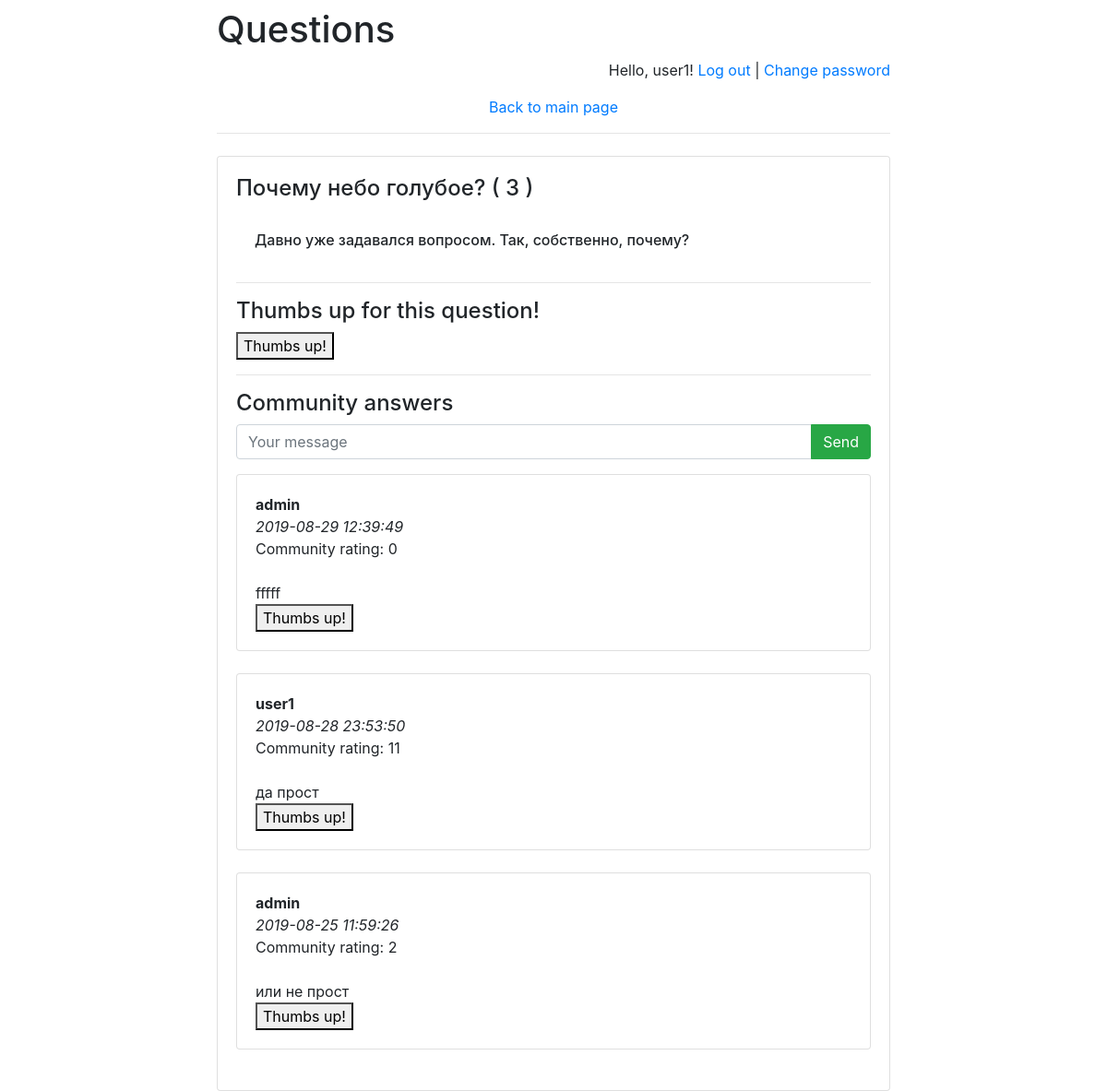
The app's page /questions/1/ (signed in) with its own data.
### Questions/models.py (models this page shows, shortened)
class Question(models.Model):
    question_text_short = models.CharField(max_length=200)
    question_text_long = models.CharField(max_length=255)
    pub_date = models.DateTimeField('Date published')
    rating = models.IntegerField(default=0)
    def was_published_recently(self):
        now = timezone.now()
        return now - datetime.timedelta(days=1) <= self.pub_date <= now
    was_published_recently.admin_order_field = 'pub_date'
    was_published_recently.boolean = True
    was_published_recently.short_description = 'Published recently?'

class Answer(models.Model):
    chat = models.ForeignKey(
        Question,
        verbose_name='ответы пользователей',
        on_delete=models.DO_NOTHING)
    author = models.ForeignKey(
        User,
        verbose_name='Пользователь',
        on_delete=models.DO_NOTHING)
    message = models.TextField('Сообщение')
    pub_date = models.DateTimeField(
        'Дата сообщения',
        default=timezone.now)
    rating = models.IntegerField(default=0)

### Questions/views.py (the view)
# urls.py: url(r'^([0-9]+)/$', views.detail, name='detail'),
def detail(request, question_id):
    error_message = None
    if "error_message" in request.GET:
        error_message = request.GET["error_message"]
    return render(
        request,
        "answers.html",
        dict(question=get_object_or_404(Question, pk=question_id), error_message=error_message,
             latest_answers=Answer.objects
             .filter(chat_id=question_id)
             .order_by('-pub_date'))
    )

### templates/answers.html (shortened to what this page needs)
{% extends 'base.html' %}
{% block main %}
<h4 class="card-title">
    {{ question.question_text_short }}
    {{ "(" }}
    {{ question.rating }}
    {{ ")" }}
</h4>
<h6 class="card-body">{{ question.question_text_long }}</h6>
<hr>
<h4>Thumbs up for this question!</h4>
{% if user.is_authenticated %}
<form action='action_rate_question' method='GET'>
<button type='submit'>Thumbs up!</button>
</form>
{% endif %}
<hr>
<h4>Community answers</h4>
{% if user.is_authenticated %}
    <form action="post/" method="post">
    <div class="input-group mb-3">
      <input type="text"
             class="form-control"
             placeholder="Your message"
             name="message"/>
      <div class="input-group-append">
        <input class="btn btn-success"
                type="submit"
                value="Send"/>
      </div>
    </div>
</form>
{% endif %}
<div id="history">
    {% for answer in latest_answers %}
        <div class="card">
        <div class="card-body">
            <strong>
                {{ answer.author.username }}
            </strong>
            <br/>
            <em>
                {{ answer.pub_date|date:'Y-m-d H:i:s' }}
            </em>
            <br>
                {{ "Community rating:" }}
                {{ answer.rating }}
            <br/>
            {{ answer.message }}
            {% if user.is_authenticated %}
            <form action='action_rate_answer' method='GET'>
            <button type='submit'>Thumbs up!</button>
            </form>
    {% endif %}
        </div>
        </div>
        <br/>
    {% endfor %}
</div>
{% endblock %}

### templates/base.html (shortened to what this page needs)
<!doctype html>
<html lang="en">
<head>
    <link rel="stylesheet"
href="https://stackpath.bootstrapcdn.com/bootstrap/4.1.3/css/bootstrap.min.css">
</head>
<body>
<div class="container">
    <div class="row justify-content-center">
        <div class="col-8">
            <h1 class="mt-2">Questions</h1>
            {% if user.is_authenticated %}
                <p class="text-right">
                    Hello, {{ user.username }}!
                    <a href="/questions/logout">Log out</a> |
                    <a href="/questions/password-change">
                        Change password
                    </a>
                </p>
            {% else %}
                <p class="text-right">
                    <a href="/questions/login">Log in</a> |
                    <a href="/questions/register">Register</a>
                </p>
            {% endif %}
            <p class="text-center">
                <a href="/questions/">Back to main page</a>
            </p>
            <hr class="mt-0 mb-4">
            <div class="card">
                <div class="card-body">
                    {% block main %}
                    {% endblock %}
                </div>
            </div>
        </div>
    </div>
</div>
</body>
</html>

### records on screen
Question: question_text_short "Почему небо голубое?", rating "3", question_text_long "Давно уже задавался вопросом. Так, собственно, почему?"
Answer: author.username "admin", pub_date "2019-08-29 12:39:49", value "Community rating:", rating "0", message "fffff"
Answer: author.username "user1", pub_date "2019-08-28 23:53:50", value "Community rating:", rating "11", message "да прост"
Answer: author.username "admin", pub_date "2019-08-25 11:59:26", value "Community rating:", rating "2", message "или не прост"

### other values on screen
{{ user.username }} "user1"
{{ "(" }} "("
{{ ")" }} ")"
